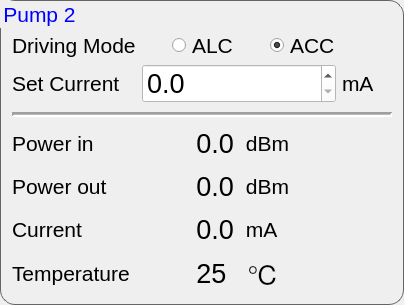
         <widget class="QGroupBox" name="groupBox_2">
          <property name="font">
           <font>
            <pointsize>16</pointsize>
           </font>
          </property>
          <property name="styleSheet">
           <string notr="true">QGroupBox{
border-color: rgb(100, 100, 100);
border-width: 1px;        
border-style: solid;
border-radius: 15px;
}
QGroupBox:title{
color: rgb(0, 0, 255);
}</string>
          </property>
          <property name="title">
           <string>Pump 2</string>
          </property>
          <layout class="QGridLayout" name="gridLayout_4">
           <item row="8" column="2">
            <widget class="QLabel" name="label_30">
             <property name="font">
              <font>
               <pointsize>16</pointsize>
              </font>
             </property>
             <property name="text">
              <string> mA</string>
             </property>
            </widget>
           </item>
           <item row="8" column="0">
            <widget class="QLabel" name="label_20">
             <property name="sizePolicy">
              <sizepolicy hsizetype="Preferred" vsizetype="Fixed">
               <horstretch>0</horstretch>
               <verstretch>0</verstretch>
              </sizepolicy>
             </property>
             <property name="minimumSize">
              <size>
               <width>0</width>
               <height>37</height>
              </size>
             </property>
             <property name="font">
              <font>
               <pointsize>16</pointsize>
              </font>
             </property>
             <property name="text">
              <string>Current</string>
             </property>
            </widget>
           </item>
           <item row="7" column="0">
            <widget class="QLabel" name="label_22">
             <property name="sizePolicy">
              <sizepolicy hsizetype="Preferred" vsizetype="Fixed">
               <horstretch>0</horstretch>
               <verstretch>0</verstretch>
              </sizepolicy>
             </property>
             <property name="minimumSize">
              <size>
               <width>0</width>
               <height>37</height>
              </size>
             </property>
             <property name="font">
              <font>
               <pointsize>16</pointsize>
              </font>
             </property>
             <property name="text">
              <string>Power out</string>
             </property>
            </widget>
           </item>
           <item row="7" column="1">
            <widget class="QLabel" name="power_out_2">
             <property name="font">
              <font>
               <pointsize>20</pointsize>
              </font>
             </property>
             <property name="layoutDirection">
              <enum>Qt::LeftToRight</enum>
             </property>
             <property name="text">
              <string>0.0</string>
             </property>
             <property name="alignment">
              <set>Qt::AlignRight|Qt::AlignTrailing|Qt::AlignVCenter</set>
             </property>
            </widget>
           </item>
           <item row="8" column="1">
            <widget class="QLabel" name="current_2">
             <property name="font">
              <font>
               <pointsize>20</pointsize>
              </font>
             </property>
             <property name="layoutDirection">
              <enum>Qt::LeftToRight</enum>
             </property>
             <property name="text">
              <string>0.0</string>
             </property>
             <property name="alignment">
              <set>Qt::AlignRight|Qt::AlignTrailing|Qt::AlignVCenter</set>
             </property>
            </widget>
           </item>
           <item row="1" column="1">
            <widget class="QRadioButton" name="ALC_2">
             <property name="font">
              <font>
               <pointsize>16</pointsize>
              </font>
             </property>
             <property name="styleSheet">
              <string notr="true">padding-left: 30px;</string>
             </property>
             <property name="text">
              <string>ALC</string>
             </property>
            </widget>
           </item>
           <item row="4" column="3">
            <widget class="QLabel" name="set_unit_2">
             <property name="minimumSize">
              <size>
               <width>50</width>
               <height>0</height>
              </size>
             </property>
             <property name="font">
              <font>
               <pointsize>16</pointsize>
              </font>
             </property>
             <property name="text">
              <string>mA</string>
             </property>
            </widget>
           </item>
           <item row="1" column="2">
            <widget class="QRadioButton" name="ACC_2">
             <property name="font">
              <font>
               <pointsize>16</pointsize>
              </font>
             </property>
             <property name="styleSheet">
              <string notr="true">padding-left: 30px;</string>
             </property>
             <property name="text">
              <string>ACC</string>
             </property>
             <property name="checked">
              <bool>true</bool>
             </property>
            </widget>
           </item>
           <item row="0" column="1">
            <spacer name="verticalSpacer_2">
             <property name="orientation">
              <enum>Qt::Vertical</enum>
             </property>
             <property name="sizeType">
              <enum>QSizePolicy::Fixed</enum>
             </property>
             <property name="sizeHint" stdset="0">
              <size>
               <width>20</width>
               <height>20</height>
              </size>
             </property>
            </spacer>
           </item>
           <item row="4" column="0">
            <widget class="QLabel" name="set_label_2">
             <property name="font">
              <font>
               <pointsize>16</pointsize>
              </font>
             </property>
             <property name="text">
              <string>Set Current</string>
             </property>
            </widget>
           </item>
           <item row="9" column="0">
            <widget class="QLabel" name="label_5">
             <property name="sizePolicy">
              <sizepolicy hsizetype="Preferred" vsizetype="Fixed">
               <horstretch>0</horstretch>
               <verstretch>0</verstretch>
              </sizepolicy>
             </property>
             <property name="minimumSize">
              <size>
               <width>0</width>
               <height>37</height>
              </size>
             </property>
             <property name="font">
              <font>
               <pointsize>16</pointsize>
              </font>
             </property>
             <property name="text">
              <string>Temperature</string>
             </property>
            </widget>
           </item>
           <item row="9" column="1">
            <widget class="QLabel" name="temp_2">
             <property name="font">
              <font>
               <pointsize>20</pointsize>
              </font>
             </property>
             <property name="text">
              <string>25 </string>
             </property>
             <property name="alignment">
              <set>Qt::AlignRight|Qt::AlignTrailing|Qt::AlignVCenter</set>
             </property>
            </widget>
           </item>
           <item row="1" column="0">
            <widget class="QLabel" name="label_2">
             <property name="font">
              <font>
               <pointsize>16</pointsize>
              </font>
             </property>
             <property name="text">
              <string>Driving Mode</string>
             </property>
            </widget>
           </item>
           <item row="9" column="2">
            <widget class="QLabel" name="label_24">
             <property name="font">
              <font>
               <pointsize>20</pointsize>
              </font>
             </property>
             <property name="text">
              <string>&lt;span&gt;&amp;nbsp;&amp;#8451;&lt;span&gt;</string>
             </property>
            </widget>
           </item>
           <item row="6" column="1">
            <widget class="QLabel" name="power_in_2">
             <property name="font">
              <font>
               <pointsize>20</pointsize>
              </font>
             </property>
             <property name="text">
              <string>0.0</string>
             </property>
             <property name="alignment">
              <set>Qt::AlignRight|Qt::AlignTrailing|Qt::AlignVCenter</set>
             </property>
            </widget>
           </item>
           <item row="7" column="2">
            <widget class="QLabel" name="label_31">
             <property name="font">
              <font>
               <pointsize>16</pointsize>
              </font>
             </property>
             <property name="text">
              <string> dBm</string>
             </property>
            </widget>
           </item>
           <item row="6" column="0">
            <widget class="QLabel" name="label_25">
             <property name="sizePolicy">
              <sizepolicy hsizetype="Preferred" vsizetype="Fixed">
               <horstretch>0</horstretch>
               <verstretch>0</verstretch>
              </sizepolicy>
             </property>
             <property name="minimumSize">
              <size>
               <width>0</width>
               <height>37</height>
              </size>
             </property>
             <property name="font">
              <font>
               <pointsize>16</pointsize>
              </font>
             </property>
             <property name="text">
              <string>Power in</string>
             </property>
            </widget>
           </item>
           <item row="6" column="2">
            <widget class="QLabel" name="label_32">
             <property name="font">
              <font>
               <pointsize>16</pointsize>
              </font>
             </property>
             <property name="text">
              <string> dBm</string>
             </property>
            </widget>
           </item>
           <item row="5" column="0" colspan="4">
            <widget class="Line" name="line_2">
             <property name="minimumSize">
              <size>
               <width>0</width>
               <height>10</height>
              </size>
             </property>
             <property name="font">
              <font>
               <pointsize>8</pointsize>
              </font>
             </property>
             <property name="frameShadow">
              <enum>QFrame::Sunken</enum>
             </property>
             <property name="lineWidth">
              <number>2</number>
             </property>
             <property name="midLineWidth">
              <number>1</number>
             </property>
             <property name="orientation">
              <enum>Qt::Horizontal</enum>
             </property>
            </widget>
           </item>
           <item row="4" column="1" colspan="2">
            <widget class="QDoubleSpinBox" name="set_value_2">
             <property name="enabled">
              <bool>true</bool>
             </property>
             <property name="font">
              <font>
               <pointsize>20</pointsize>
              </font>
             </property>
             <property name="styleSheet">
              <string notr="true">background-color: rgb(255, 255, 255);</string>
             </property>
             <property name="decimals">
              <number>1</number>
             </property>
             <property name="minimum">
              <double>0.000000000000000</double>
             </property>
             <property name="maximum">
              <double>30.000000000000000</double>
             </property>
             <property name="singleStep">
              <double>1.000000000000000</double>
             </property>
             <property name="value">
              <double>0.000000000000000</double>
             </property>
            </widget>
           </item>
          </layout>
         </widget>
